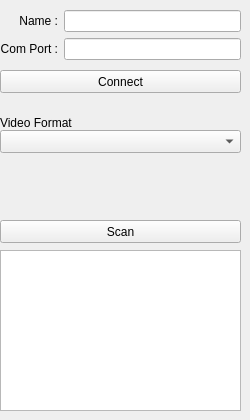
      <widget class="QWidget" name="tab_LocalCamera">
       <attribute name="title">
        <string>Local Camera</string>
       </attribute>
       <widget class="QWidget" name="gridLayoutWidget">
        <property name="geometry">
         <rect>
          <x>0</x>
          <y>10</y>
          <width>241</width>
          <height>52</height>
         </rect>
        </property>
        <layout class="QGridLayout" name="gridLayout">
         <item row="0" column="0">
          <widget class="QLabel" name="label">
           <property name="text">
            <string>Name :</string>
           </property>
           <property name="alignment">
            <set>Qt::AlignRight|Qt::AlignTrailing|Qt::AlignVCenter</set>
           </property>
          </widget>
         </item>
         <item row="1" column="0">
          <widget class="QLabel" name="label_2">
           <property name="text">
            <string>Com Port :</string>
           </property>
           <property name="alignment">
            <set>Qt::AlignRight|Qt::AlignTrailing|Qt::AlignVCenter</set>
           </property>
          </widget>
         </item>
         <item row="0" column="1">
          <widget class="QLineEdit" name="lineEdit_LocalCameraName"/>
         </item>
         <item row="1" column="1">
          <widget class="QLineEdit" name="lineEdit_LocalCameraPort"/>
         </item>
        </layout>
       </widget>
       <widget class="QPushButton" name="pushButton_LocalCameraConnect">
        <property name="geometry">
         <rect>
          <x>0</x>
          <y>70</y>
          <width>241</width>
          <height>23</height>
         </rect>
        </property>
        <property name="text">
         <string>Connect</string>
        </property>
       </widget>
       <widget class="QPushButton" name="pushButton_LocalCameraScan">
        <property name="geometry">
         <rect>
          <x>0</x>
          <y>220</y>
          <width>241</width>
          <height>23</height>
         </rect>
        </property>
        <property name="text">
         <string>Scan</string>
        </property>
       </widget>
       <widget class="QListWidget" name="listWidget_LocalCameraList">
        <property name="geometry">
         <rect>
          <x>0</x>
          <y>250</y>
          <width>241</width>
          <height>161</height>
         </rect>
        </property>
       </widget>
       <widget class="QLabel" name="label_29">
        <property name="geometry">
         <rect>
          <x>0</x>
          <y>115</y>
          <width>241</width>
          <height>16</height>
         </rect>
        </property>
        <property name="text">
         <string>Video Format</string>
        </property>
       </widget>
       <widget class="QComboBox" name="comboBox_LocalCameraVideoFormat">
        <property name="geometry">
         <rect>
          <x>0</x>
          <y>130</y>
          <width>241</width>
          <height>23</height>
         </rect>
        </property>
       </widget>
      </widget>
